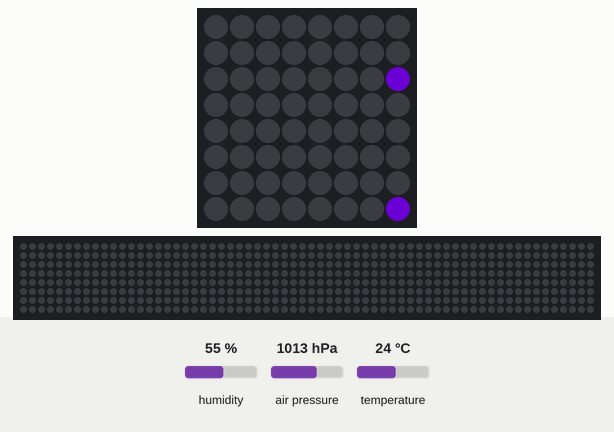
Bench run of a program on a simulated Raspberry Pi (BCM pin numbers) with a Sense HAT. Shown: the Sense HAT's 8×8 RGB LED matrix, a strip that is not on the board, showing the scrolling text unrolled. The inputs (shaded band) are chosen by the test bench; at power-on: humidity 55 %, air pressure 1013 hPa, temperature 24 °C. Dim RGB values are drawn brighter than linear; the clock reads 2024-03-15 10:24:30 at power-on unless the program sets it; random numbers come from a fixed seed; the 64×8 strip is a reading aid, not a part: it shows the text the matrix is scrolling, unrolled, one strip-width of it at a time; web requests get an empty 200 reply after 0.4 s; what the program prints to the terminal is not drawn. At 3.6 s the program stops and its outputs stay as they are.

Above: at 0.59 s.
At 1.26 s:
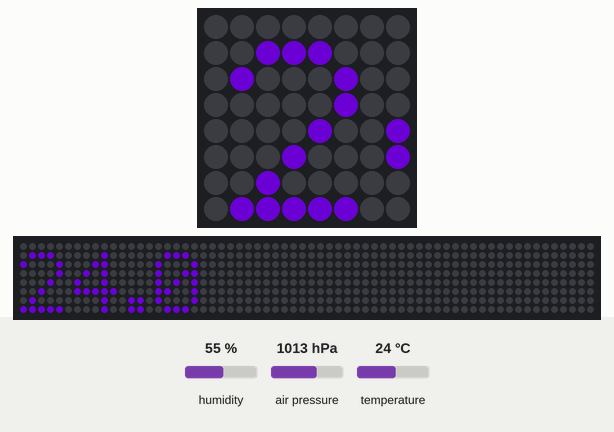
At 2.03 s:
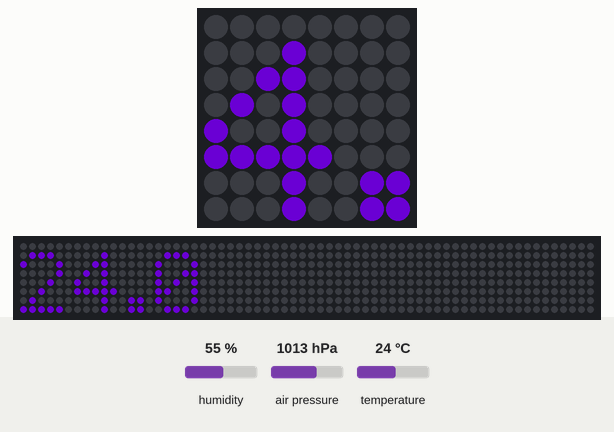
At 2.81 s:
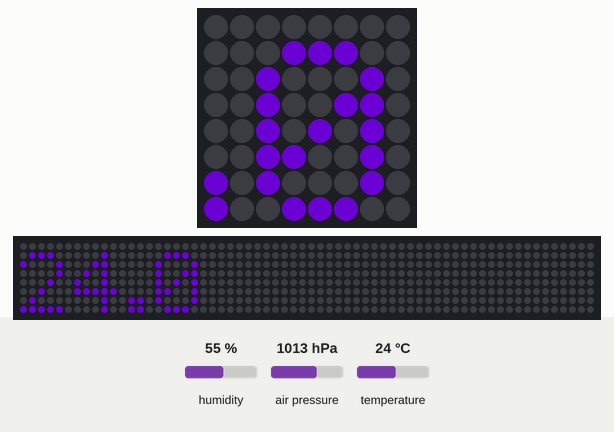
At 3.58 s:
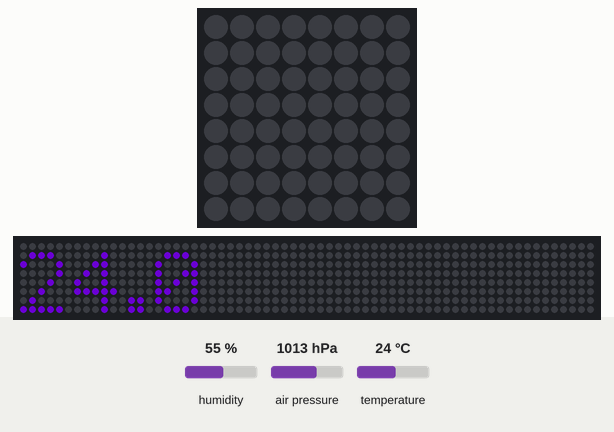

The program:

sensehat_tmep_raw.py
```python
###################
#SenseHat a tmep.cz (verze "RAW" - bez korekce teploty z CPU)
#Kod poslepoval a upravil: www.odolezal.cz
#ze zdroju:
#http://wiki.tmep.cz/doku.php?id=zarizeni:raspberry_pi
#https://charlieblog.eu/clanek-raspberry-pi-meteostanice-sense-hat
#enjoy
###################
import datetime
import httplib2
from time import sleep
from sense_hat import SenseHat
from random import randint

sense = SenseHat()

#definuj barvy
white = (255, 255, 255)
red = (255, 0, 0)
blue = (0, 0, 255)
yellow = (255, 255, 0)
green = (0, 255, 0)
orange = (255, 128, 0)

#nahodna barva
r = randint(0, 255)
g = randint(0, 255)
b = randint(0, 255)

#vycisti matici
sense.clear()

#vyctu teplotu z cidla tlaku
t = sense.get_temperature_from_pressure()
#alternativne lze vycist teplotu z cidla vlkosti - mene presne podle pozorovani
 #th = sense.get_temperature_from_humidity()

#vyctu tlak
p = sense.get_pressure()

#vyctu vlhkost
h = sense.get_humidity()

#zaokrouhli hodnoty na jedno desetine misto
t_r = round(t, 1)
p_r = round(p, 1)
h_r = round(h, 1)

#prevod z "float" na "string"
t_r_s = str(t_r)
p_r_s = str(p_r)
h_r_s = str(h_r)

#definuj cas
now = datetime.datetime.now()
date_time = now.strftime("%H:%M:%S, %d.%m.%Y")

#vypis do konzole
print("START--------------------------------")
print("Sense HAT tmep.cz")
print("Cas a datum:", date_time)
print("Teplota:", t_r, "°C")
print("Vlhkost:", h_r, "%")
print("Tlak:", p_r, "hPa")
print(" ")

#zasilani dat na tmep.cz
url = "http://subdomena.tmep.cz/?"
guid = "XXXYYYZZZ"
requesturl = url + guid + "=" + t_r_s + "&humV=" + h_r_s
print("Odesilam URL: " + requesturl)
resp, content = httplib2.Http().request(requesturl)
if resp.status == 200:
 print("OK. Odeslano na server.")
else:
 print("CHYBA! Neodeslano na server!")
print(" ")

#zobraz hodnoty na LED matici
print("Zobrazuji teplotu na LED matici.")
print(" ")
sense.set_rotation(180)
sense.show_message(t_r_s, text_colour=(r, g, b), scroll_speed=0.11)

print("KONEC--------------------------------")
```
